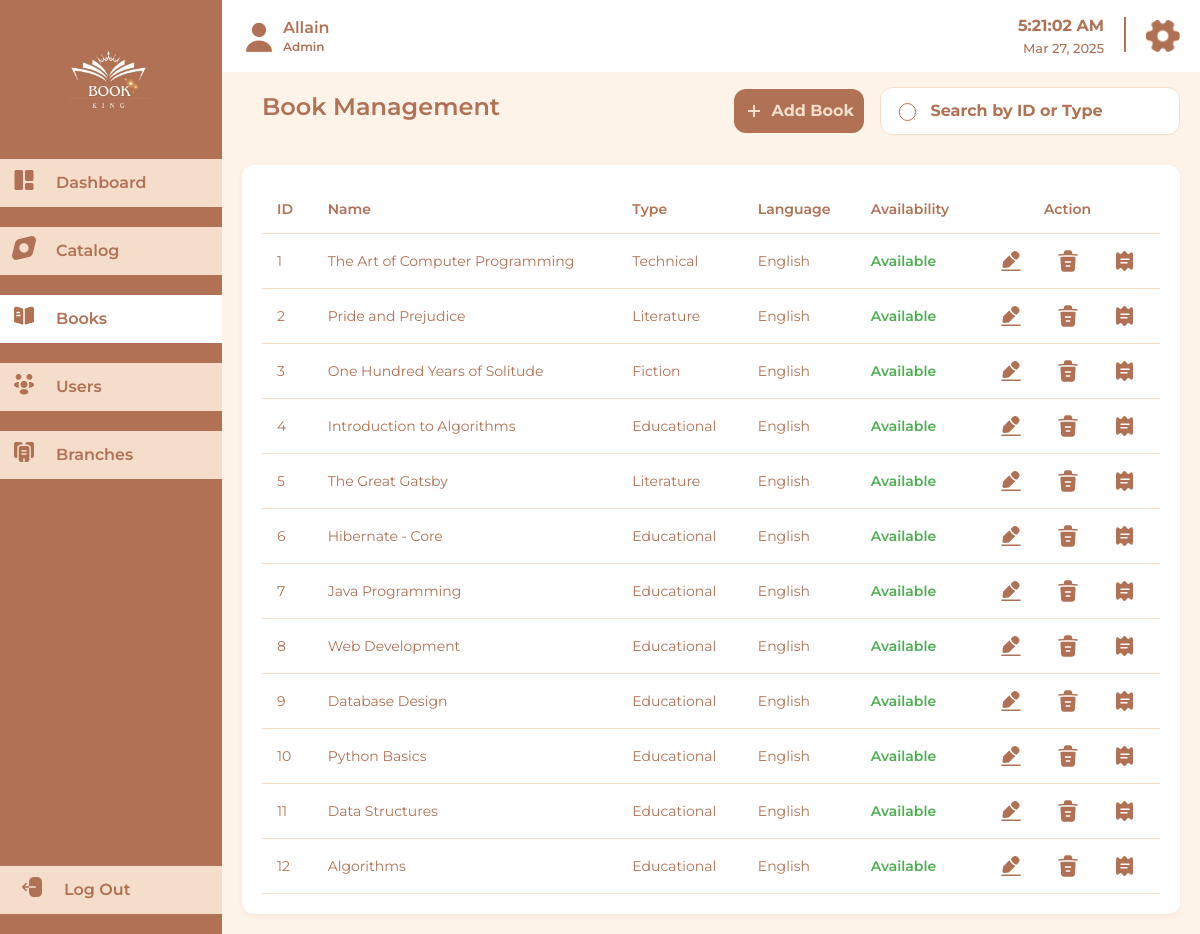
/book-management.php (signed in), run on the app's committed database.
### tables this page shows
CREATE TABLE `books` (
  `book_id` int(11) NOT NULL,
  `title` varchar(255) NOT NULL,
  `author` varchar(100) NOT NULL,
  `language` varchar(50) NOT NULL,
  `type` varchar(50) NOT NULL,
  `created_at` timestamp NOT NULL DEFAULT current_timestamp(),
  `availability` varchar(20) DEFAULT 'Available'
);

### book-management.php (the view, shortened to what this page needs)
<?php
$adminFirstName = $_SESSION['admin_first_name'] ?? 'Admin';
$adminLastName = $_SESSION['admin_last_name'] ?? '';
$pdo = require 'database/db_connection.php';
try {
    $stmt = $pdo->query('SELECT * FROM books ORDER BY book_id');
    $books = $stmt->fetchAll(PDO::FETCH_ASSOC);
} catch (PDOException $e) {
    error_log("Error fetching books: " . $e->getMessage());
    $books = [];
}
?>
<!DOCTYPE html>
<html lang="en">
<head>
    <link rel="stylesheet" href="assets/css/book-management.css">
</head>
<body>
    <div class="sidebar">
        <div class="logo">
            <img src="images/logo1.jpg" alt="Book King Logo">
        </div>
        <div class="nav-group">
            <a href="admin-dashboard.php" class="nav-item">
                <div class="icon">
                    <img src="images/element-2 2.svg" alt="Dashboard" width="24" height="24">
                </div>
                <div class="text">Dashboard</div>
            </a>
            <a href="#" class="nav-item">
                <div class="icon">
                    <img src="images/Vector.svg" alt="Catalog" width="20" height="20">
                </div>
                <div class="text">Catalog</div>
            </a>
            <a href="book-management.php" class="nav-item active">
                <div class="icon">
                    <img src="images/Books.jpg" alt="Books" width="24" height="24">
                </div>
                <div class="text">Books</div>
            </a>
            <a href="user-management.php" class="nav-item">
                <div class="icon">
                    <img src="images/people 3.png" alt="Users" width="24" height="24">
                </div>
                <div class="text">Users</div>
            </a>
            <a href="branch-management.php" class="nav-item">
                <div class="icon">
                    <img src="images/buildings-2 1.png" alt="Branches" width="24" height="24">
                </div>
                <div class="text">Branches</div>
            </a>
        </div>
        <a href="admin-logout.php" class="nav-item logout">
            <div class="icon">
                <img src="images/logout 3.png" alt="Log Out" width="24" height="24">
            </div>
            <div class="text">Log Out</div>
        </a>
    </div>
    <div class="main-content">
        <div class="header">
            <div class="header-left">
                <div class="user-profile">
                    <div class="user-icon">
                        <img src="images/user.png" alt="User Icon">
                    </div>
                    <div class="user-info">
                        <div class="user-name"><?= htmlspecialchars($adminFirstName . ' ' . $adminLastName) ?></div>
                        <div class="user-role">Admin</div>
                    </div>
                </div>
            </div>
            <div class="header-right">
                <div class="datetime-profile">
                    <div class="datetime">
                        <div class="time" id="current-time"></div>
                        <div class="date" id="current-date"></div>
                    </div>
                    <div class="vertical-line"></div>
                    <div class="settings-icon">
                        <img src="images/Vector.jpg" alt="Settings">
                    </div>
                </div>
            </div>
        </div>
        <div class="page-title">Book Management</div>
        <div class="actions-container">
            <button class="add-book-btn">
                <div class="add-book-icon"></div>
                <div class="add-book-text">Add Book</div>
            </button>
            <div class="search-container">
                <div class="search-wrapper">
                    <div class="search-icon"></div>
                    <input type="text" class="search-input" placeholder="Search by ID or Type">
                </div>
            </div>
        </div>
        <div class="content-table">
            <div class="table-container">
                <table>
                    <thead>
                        <tr>
                            <th>ID</th>
                            <th>Name</th>
                            <th>Type</th>
                            <th>Language</th>
                            <th>Availability</th>
                            <th style="text-align: center;">Action</th>
                        </tr>
                    </thead>
                    <tbody>
                        <?php foreach ($books as $book): ?>
                            <tr>
                                <td><?= htmlspecialchars($book['book_id']) ?></td>
                                <td><?= htmlspecialchars($book['title']) ?></td>
                                <td><?= htmlspecialchars($book['type']) ?></td>
                                <td><?= htmlspecialchars($book['language']) ?></td>
                                <td class="status-<?= strtolower($book['availability']) ?>">
                                    <?= htmlspecialchars($book['availability']) ?>
                                </td>
                                <td class="action-cell">
                                    <button class="action-btn">
                                        <img src="images/btn edit.jpg" alt="Edit">
                                    </button>
                                    <button class="action-btn">
                                        <img src="images/btn Delete.jpg" alt="Delete">
                                    </button>
                                    <button class="action-btn">
                                        <img src="images/btn view.svg" alt="Check">
                                    </button>
                                </td>
                            </tr>
                        <?php endforeach; ?>
                    </tbody>
                </table>
            </div>
        </div>
    </div>
</body>
</html>

### data on the page
books: book_id "1", title "The Art of Computer Programming", type "Technical", language "English", availability "Available"
books: book_id "2", title "Pride and Prejudice", type "Literature", language "English", availability "Available"
books: book_id "3", title "One Hundred Years of Solitude", type "Fiction", language "English", availability "Available"
books: book_id "4", title "Introduction to Algorithms", type "Educational", language "English", availability "Available"
books: book_id "5", title "The Great Gatsby", type "Literature", language "English", availability "Available"
books: book_id "6", title "Hibernate - Core", type "Educational", language "English", availability "Available"
books: book_id "7", title "Java Programming", type "Educational", language "English", availability "Available"
books: book_id "8", title "Web Development", type "Educational", language "English", availability "Available"
books: book_id "9", title "Database Design", type "Educational", language "English", availability "Available"
books: book_id "10", title "Python Basics", type "Educational", language "English", availability "Available"
books: book_id "11", title "Data Structures", type "Educational", language "English", availability "Available"
books: book_id "12", title "Algorithms", type "Educational", language "English", availability "Available"

### other printed values
$adminFirstName . ' ' . $adminLastName "Allain"
